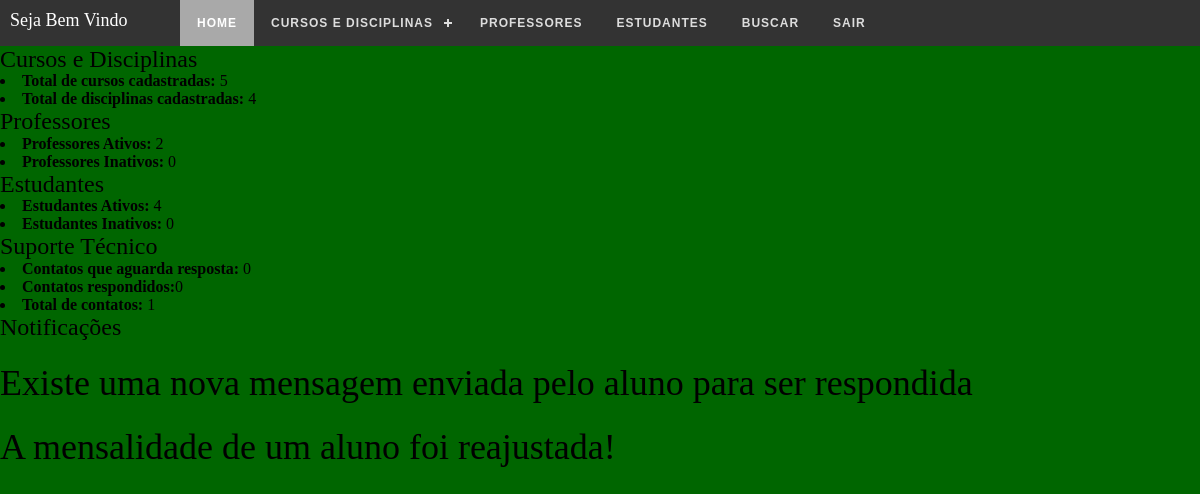
Page /admin (signed in) on the committed database.
### tables this page shows
CREATE TABLE IF NOT EXISTS `mural_coordenacao` (
  `id` int(11) NOT NULL AUTO_INCREMENT,
  `date` varchar(255) NOT NULL,
  `status` varchar(255) NOT NULL,
  `curso` varchar(255) NOT NULL,
  `titulo` varchar(255) NOT NULL,
  PRIMARY KEY (`id`)
);

### admin/index.php (the view, shortened to what this page needs)
<?php require "topo1.php"; ?>
<!DOCTYPE html>
<html>
<head>
  <link href="css/index.css" rel="stylesheet" type="text/css" />
</head>
<body>
    <div class="box">
        <div class="tituloNo"><h2>Cursos e Disciplinas</h2></div>
            <div class="textoNo">
                <li><strong>Total de cursos cadastradas:</strong> <?php echo mysqli_num_rows(mysqli_query($db,"SELECT * FROM cursos")); ?>  </li>
                <li><strong>Total de disciplinas cadastradas:</strong> <?php echo mysqli_num_rows(mysqli_query($db,"SELECT * FROM disciplinas")); ?>  </li>
            </div>
    </div>
     <div class="box">
        <div class="tituloNo"><h2>Professores</h2></div>
            <div class="textoNo">
                <li><strong>Professores Ativos:</strong> <?php echo mysqli_num_rows(mysqli_query($db,"SELECT * FROM professores WHERE status = 'Ativo'")); ?></li>
                <li><strong>Professores Inativos:</strong> <?php echo mysqli_num_rows(mysqli_query($db,"SELECT * FROM professores WHERE status = 'Inativo'")); ?></li>
            </div>
    </div>
    <div class="box">
        <div class="tituloNo"><h2>Estudantes</h2></div>
            <div class="textoNo">
               <li><strong>Estudantes Ativos:</strong> <?php echo mysqli_num_rows(mysqli_query($db,"SELECT * FROM estudantes WHERE status = 'Ativo'")); ?></li>
               <li><strong>Estudantes Inativos:</strong> <?php echo mysqli_num_rows(mysqli_query($db,"SELECT * FROM estudantes WHERE status = 'Inativo'")); ?></li>
            </div>
    </div>
    <div class="box">
        <div class="tituloNo"><h2>Suporte T&eacute;cnico</h2></div>
            <div class="textoNo">
                <li><strong>Contatos que aguarda resposta:</strong> <?php echo mysqli_num_rows(mysqli_query($db,"SELECT * FROM central_mensagem WHERE status = 'Aguarda resposta'")); ?></li>
                <li><strong>Contatos respondidos:</strong><?php echo mysqli_num_rows(mysqli_query($db,"SELECT * FROM central_mensagem WHERE status = 'Respondido'")); ?></li>
                <li><strong>Total de contatos:</strong> <?php echo mysqli_num_rows(mysqli_query($db,"SELECT * FROM central_mensagem")); ?></li>
            </div>
    </div>
   <div class="box">
            <div class="tituloNo"><h2>Notifica&ccedil;&otilde;es</h2></div>
            <div class="textoNo">
              <div id="avisos_notificacoes">
                      <ul>
                       <?php
                         $sql_1 = mysqli_query($db,"SELECT * FROM mural_coordenacao ORDER BY id DESC");
                         if($sql_1 == ''){
                           echo "No momento n�o existe novidades";
                         }else{
                           while($res_1 = mysqli_fetch_array($sql_1)){
                         ?>
                          <li><h1><?php echo $res_1['titulo']; ?></h1></li>
                          <?php }} ?>
                      </ul>
              </div>
            </div>
    </div>
</body>
</html>

### admin/css_topo/style.css (style rules this page uses)
* { margin:0; padding:0; text-decoration:none }
body { background:#D3D3D3; }

### css/index.css (style rules this page uses)
body { background:#060; }

### rows in the picture
mural_coordenacao: titulo "Existe uma nova mensagem enviada pelo aluno para ser respondida"
mural_coordenacao: titulo "A mensalidade de um aluno foi reajustada!"

### other values in the picture
mysqli_num_rows(mysqli_query($db,"SELECT * FROM cursos")) "5"
mysqli_num_rows(mysqli_query($db,"SELECT * FROM disciplinas")) "4"
mysqli_num_rows(mysqli_query($db,"SELECT * FROM central_mensagem")) "1"
